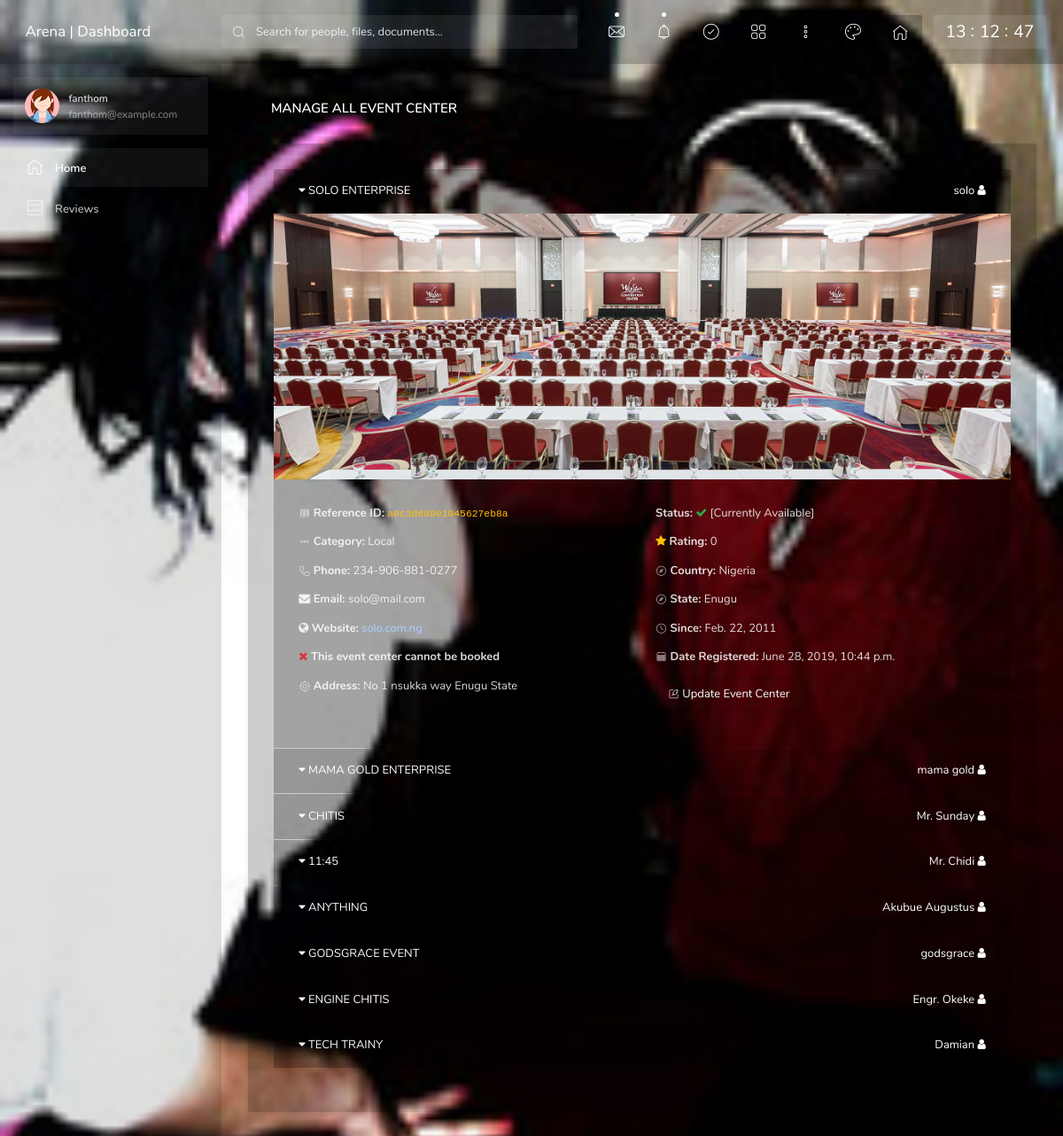
/dashboard/all_event_center/ (signed in), run on the app's committed database.
### index/models.py (models this page shows, shortened)
class UserProfile(AbstractUser):
    user = models.OneToOneField(settings.AUTH_USER_MODEL, on_delete=models.CASCADE, null=True)
    username = models.CharField(_('username'), max_length=20, unique=True)
    is_staff = models.BooleanField(default=False, blank=True)
    is_active = models.BooleanField(default=True)
    avatar = models.ImageField(upload_to='avatars/', default='avatars/user_avatar.png')
    date_created = models.DateTimeField(default=timezone.now, blank=True)
    USERNAME_FIELD = 'username'
    REQUIRED_FIELDS = []
    objects = CustomUserManager()

### event_center/models.py (models this page shows, shortened)
class EventCenter(models.Model):
    CHOICES = (
        ('Local', 'LOCAL'),
        ('International', 'INTERNATIONAL')
    )
    owner = models.CharField(max_length=20, null=True)
    name = models.CharField(max_length=20, null=True)
    ref_id = models.CharField(max_length=100, null=True, default='none')
    category = models.CharField(max_length=20, choices=CHOICES, null=True)
    phone = models.CharField(max_length=20, null=True)
    mail = models.EmailField(max_length=30, null=True)
    website = models.CharField(max_length=50, null=True, default='no website')
    can_book = models.BooleanField(default=False)
    address = models.TextField(max_length=100, null=True)
    availability = models.BooleanField(default=False)
    rating = models.IntegerField(default=0)
    country = models.CharField(max_length=20, choices=countries())
    state = models.CharField(max_length=20, choices=states())
    image_rep = models.ImageField(upload_to=format_event_img_path)
    date_history = models.DateField(null=True)
    date_registered = models.DateTimeField(default=timezone.now)

### dashboard/views.py (the view)
# urls.py: path(r'all_event_center/', views.view_all_event_center, name='viewAllEventCenter'),
@login_required
def view_all_event_center(request):
    page = request.GET.get('page')
    if page is None:
        page = 1
    event_center = EventCenter.objects.all().order_by('date_registered')
    paginator = Paginator(event_center, 10)
    try:
        event_centers = paginator.get_page(page)
    except PageNotAnInteger:
        event_centers = paginator.get_page(1)
    except EmptyPage:
        event_centers = Paginator.get_page(paginator.num_pages)
    return render(request, 'arena/admin/viewAllEvent.html', {'all_event': event_centers})

### dashboard/templates/arena/admin/viewAllEvent.html (shortened to what this page needs)
{% extends 'arena/dash_base.html' %}
{% load static %}
{% block content %}
    <div class="content__inner">
        <header class="content__title">
            <h1>Manage All Event Center</h1>
        </header>
        <div class="card">
            <div class="card-body">
                {% if all_event %}
                    <div class="accordion" id="accordionExample">
                        {% for center in all_event %}
                            <div class="card">
                                <div class="card-header">
                                    <a data-toggle="collapse" data-target="#collapse{{ forloop.counter }}" class="collapsed" aria-expanded="false">
                                        <i class="fa fa-caret-down"></i>&nbsp;{{ center.name | upper }}
                                        <span class="pull-right">
                                                {{ center.owner }}&nbsp;<i class="fa fa-user"></i>
                                            </span>
                                    </a>
                                </div>
                                <div id="collapse{{ forloop.counter }}" class="collapse {% if forloop.counter == 1 %}show{% endif %}" data-parent="#accordionExample" style="">
                                    <div class="col-md-12" style="background:url('{{ center.image_rep.url }}') no-repeat center center; background-size:cover;height:300px;"></div>
                                    <div class="card-body">
                                        <div class="row">
                                            <div class="col-md-6">
                                                <p>
                                                    <b><i class="zwicon-bar-code"></i>&nbsp;Reference ID:</b>&nbsp;<code>{{ center.ref_id }}</code>
                                                </p>
                                                <p>
                                                    <b><i class="zwicon-more-v"></i>&nbsp;Category:</b>&nbsp;{{ center.category }}
                                                </p>
                                                <p>
                                                    <b><i class="zwicon-phone"></i>&nbsp;Phone:</b>&nbsp;{{ center.phone }}
                                                </p>
                                                <p>
                                                    <b><i class="fa fa-envelope"></i>&nbsp;Email:</b>&nbsp;{{ center.mail }}
                                                </p>
                                                <p>
                                                    <b><i class="fa fa-globe"></i>&nbsp;Website:</b>&nbsp;<a href="http://{{ center.website }}">{{ center.website }}</a>
                                                </p>
                                                <p>
                                                    {% if center.can_book %}
                                                        <b><i class="fa fa-check text-success"></i>&nbsp;This event center can be booked</b>
                                                    {% else %}
                                                        <b><i class="fa fa-close text-danger"></i>&nbsp;This event center cannot be booked</b>
                                                    {% endif %}
                                                </p>
                                                <p>
                                                    <b><i class="zwicon-my-location"></i>&nbsp;Address:</b>&nbsp;{{ center.address }}
                                                </p>
                                            </div>
                                            <div class="col-md-6">
                                                <p>
                                                    {% if not center.availability %}
                                                        <b>Status:</b> <i class="fa fa-close text-danger"></i>&nbsp;[Currently not available]
                                                    {% else %}
                                                        <b>Status:</b> <i class="fa fa-check text-success"></i>&nbsp;[Currently Available]
                                                    {% endif %}
                                                </p>
                                                <p>
                                                    <b><i class="fa fa-star text-warning"></i>&nbsp;Rating:</b>&nbsp;{{ center.rating }}
                                                </p>
                                                <p>
                                                    <b><i class="zwicon-compass"></i>&nbsp;Country:</b>&nbsp;{{ center.country }}
                                                </p>
                                                <p>
                                                    <b><i class="zwicon-compass"></i>&nbsp;State:</b>&nbsp;{{ center.state }}
                                                </p>
                                                <p>
                                                    <b><i class="zwicon-clock"></i>&nbsp;Since:</b>&nbsp;{{ center.date_history }}
                                                </p>
                                                <p>
                                                    <b><i class="zwicon-calendar-month"></i>&nbsp;Date Registered:</b>&nbsp;{{ center.date_registered }}
                                                </p>
                                                <p>
                                                    <a href="{% url 'arena:arena_dashboard:addEventCenter'%}?center={{ center.ref_id }}&id={{ center.id }}&pos={{ all_event.number }}" class="btn btn-outline-theme-dark"><i class="zwicon-edit-square-feather"></i> Update Event Center</a>
                                                </p>
                                            </div>
                                        </div>
                                    </div>
                                </div>
                            </div>
                        {% endfor %}
                        <div class="col-md-12" style="padding-top:20px">
                        </div>
                    </div>
                {% else %}
                    <h2>No Event Center Available</h2>
                {% endif %}
            </div>
        </div>
    </div>
{% endblock %}

### dashboard/templates/arena/dash_base.html (shortened to what this page needs)
<!DOCTYPE html>
<html lang="en">
<head>
    {% load static %}
    <link rel="stylesheet" href="{% static 'arena/resources/vendors/zwicon/zwicon.min.css' %}">
    <link rel="stylesheet" href="{% static 'arena/resources/vendors/animate.css/animate.min.css' %}">
    <link rel="stylesheet" href="{% static 'arena/resources/vendors/overlay-scrollbars/OverlayScrollbars.min.css' %}">
    <link rel="stylesheet" href="{% static 'arena/resources/vendors/fullcalendar/core/main.min.css' %}">
    <link rel="stylesheet" href="{% static 'arena/resources/vendors/fullcalendar/daygrid/main.min.css' %}">
    <link rel="stylesheet" href="{% static 'arena/plugins/font-awesome-4.7.0/css/font-awesome.min.css' %}">
    <link rel="stylesheet" href="{% static 'arena/resources/css/app.min.css' %}">
    <link rel="stylesheet" href="{% static 'arena/resources/css/custom.css' %}">
</head>
<body data-sa-theme="2">
<main class="main" id="arena-dashboard">
    <header class="header">
        <div class="logo d-none d-sm-inline-flex">
            <a href="{% url 'arena:arena_dashboard:index' %}">Arena | Dashboard</a>
        </div>
        <form class="search">
            <div class="search__inner">
                <input type="text" class="search__text" placeholder="Search for people, files, documents...">
                <i class="zwicon-search search__helper"></i>
            </div>
        </form>
        <ul class="top-nav">
            <li class="dropdown">
                <a href="#" data-toggle="dropdown" class="top-nav__notify"><i class="zwicon-mail"></i></a>
            </li>
            <li class="dropdown top-nav__notifications">
                <a href="#" data-toggle="dropdown" class="top-nav__notify">
                    <i class="zwicon-bell"></i>
                </a>
            </li>
            <li class="dropdown d-none d-sm-inline-block">
                <a href="#" data-toggle="dropdown"><i class="zwicon-checkmark-circle"></i></a>
            </li>
            <li class="dropdown d-none d-sm-inline-block">
                <a href="#" data-toggle="dropdown"><i class="zwicon-grid"></i></a>
            </li>
            <li class="dropdown d-none d-sm-inline-block">
                <a href="#" data-toggle="dropdown"><i class="zwicon-more-h"></i></a>
            </li>
            <li class="d-none d-sm-inline-block">
                <a href="#" class="top-nav__themes" data-sa-action="aside-open" data-sa-target=".themes"><i class="zwicon-palette"></i></a>
            </li>
            <li class="d-none d-sm-inline-block">
                <a class="btn btn-theme-dark btn--icon" href="{% url 'arena:index' %}"><i class="zwicon-home"></i></a>
            </li>
        </ul>
        <div class="clock d-none d-md-inline-block">
            <div class="time">
                <span class="time__hours"></span>
                <span class="time__min"></span>
                <span class="time__sec"></span>
            </div>
        </div>
    </header>
    <aside class="sidebar ">
        <div class="scrollbar">
            <div class="user">
                <div class="user__info" data-toggle="dropdown">
                    <img class="user__img" src="{{ user.avatar.url }}" alt="">
                    <div>
                        <div class="user__name js-uname">{{ user.username }}</div>
                        <div class="user__email js-email">{{ user.email }}</div>
                    </div>
                </div>
            </div>
            <ul class="navigation">
                <li class="navigation__active"><a href="{% url 'arena:arena_dashboard:index' %}"><i class="zwicon-home"></i> Home</a></li>
                {% if not user.is_staff %}
                    <li class="navigation__sub">
                        <a href="#"><i class="zwicon-three-h"></i> Reviews</a>
                    </li>
                {% endif %}
            </ul>
        </div>
    </aside>
    <section class="content" id="dash_content">
        {% block content %}
        {% endblock %}
    </section>
</main>
</body>
</html>

### data on the page
UserProfile: avatar (picture), username "fanthom", email "fanthom@example.com"
EventCenter: name "SOLO ENTERPRISE", owner "solo", image_rep (picture), ref_id "a0c3d68801045627eb8a", category "Local", phone "234-906-881-0277", mail "solo@mail.com", website "solo.com.ng", can_book False (drawn), address "No 1 nsukka way Enugu State", shows "Status:", availability True (drawn), rating "0", country "Nigeria", state "Enugu", date_history "Feb. 22, 2011", date_registered "June 28, 2019, 10:44 p.m."
EventCenter: name "MAMA GOLD ENTERPRISE", owner "mama gold"
EventCenter: name "CHITIS", owner "Mr. Sunday"
EventCenter: name "11:45", owner "Mr. Chidi"
EventCenter: name "ANYTHING", owner "Akubue Augustus"
EventCenter: name "GODSGRACE EVENT", owner "godsgrace"
EventCenter: name "ENGINE CHITIS", owner "Engr. Okeke"
EventCenter: name "TECH TRAINY", owner "Damian"
